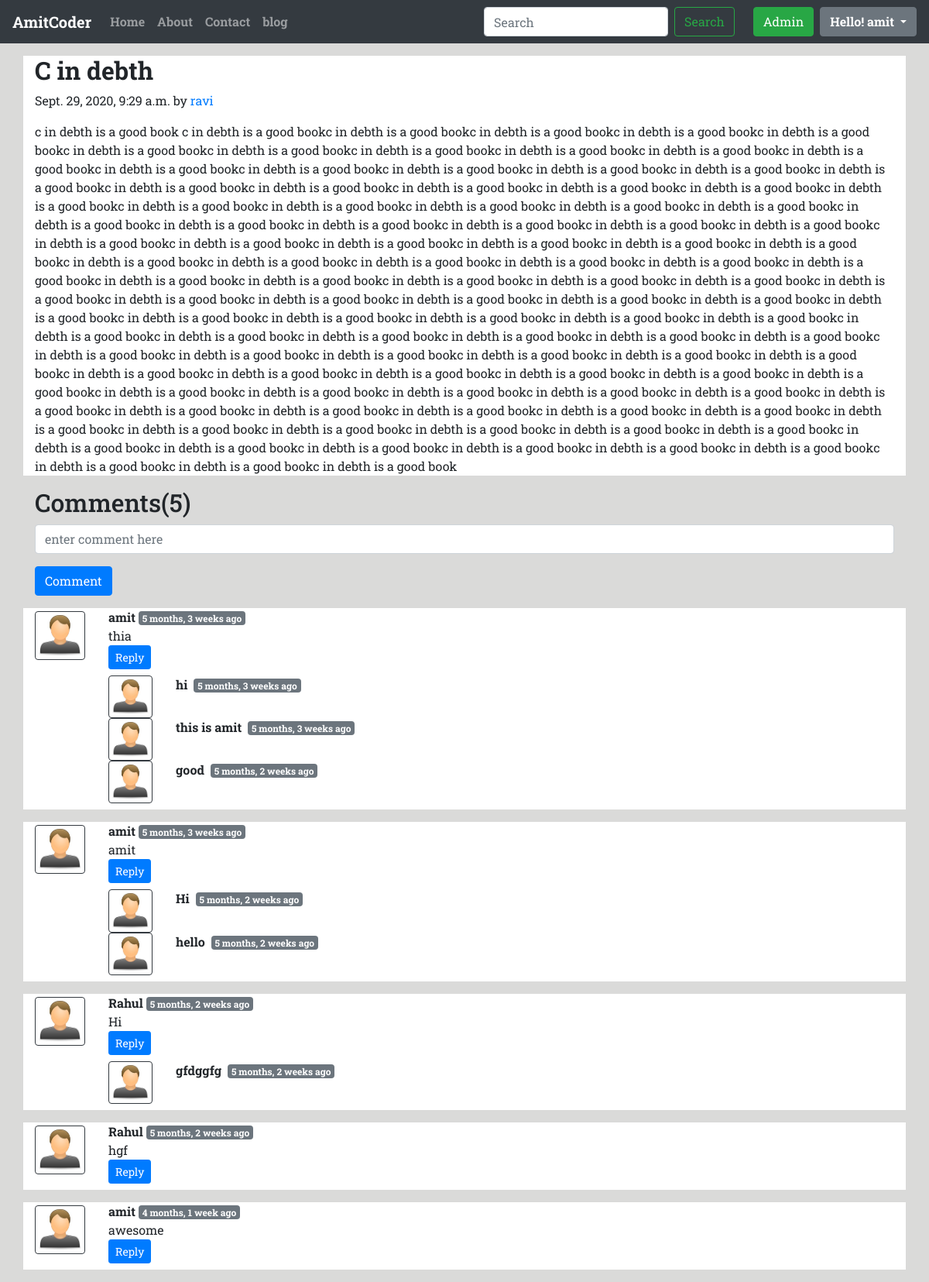
The page /blog/c-in-debth/ (signed in) on the database its author committed.
### blog/models.py (models this page shows, shortened)
class Post(models.Model):
    sno=models.AutoField(primary_key=True)
    title=models.CharField(max_length=250)
    content=models.TextField()
    author=models.CharField(max_length=40)
    slug=models.SlugField()
    timestamp=models.DateTimeField(blank=True)

class BlogComment(models.Model):
    sno=models.AutoField(primary_key=True)
    comment=models.TextField()
    user=models.ForeignKey(User,on_delete=models.CASCADE)
    post=models.ForeignKey(Post,on_delete=models.CASCADE)
    parent=models.ForeignKey('self',on_delete=models.CASCADE,null=True)  # apne aap ka foreignkey
    timestamp=models.DateTimeField(default=now)

### blog/views.py (the view)
# urls.py: path('<str:slug>/',views.blogPost,name='blogPost'),
def blogPost(request,slug):
    post=Post.objects.filter(slug=slug).first() #or [0]
    comments=BlogComment.objects.filter(post=post,parent=None)
    replies=BlogComment.objects.filter(post=post).exclude(parent=None)
    replyDict={}
    for reply in replies:
        if reply.parent.sno not in replyDict.keys():
            replyDict[reply.parent.sno]=[reply]
        else:
            replyDict[reply.parent.sno].append(reply)
    context={"post":post,"comments":comments,'user':request.user,'replyDict':replyDict}
    return render(request,"blog/blogPost.html",context)

### blog/templatetags/extras.py (called while the page is built)
@register.filter(name='get_val')
def get_val(dict,key):
    return dict.get(key)

### templates/blog/blogPost.html (shortened to what this page needs)
{% extends 'base.html' %}
{% load extras %}
{% block body %}
<div style="background-color:white;" class="container my-3">
  <div class="blog-post">
    <h2 class="blog-post-title"><b>{{post.title}}</b></h2>
    <p class="blog-post-meta">{{post.timestamp}} by <a href="/about">{{post.author}}</a></p>
    <p>{{post.content}}</p>
  </div>
</div>
<div class="container">
  <h2>Comments({{comments.count}})</h2>
  <form action="/blog/postcomment/" method="post">
    <div class="form-group">
      <input type="text" class="form-control" name="comment" id="" placeholder="enter comment here" required>
    </div>
    {% if user.is_authenticated %}
    <button type="submit" class="btn btn-primary">Comment</button>
    {% else %}
    <button type="button" class="btn btn-outline-danger my-2 my-sm-0 ml-2" data-toggle="modal"
      data-target="#LoginModal">
      Submit
    </button>
    {% endif %}
  </form>
  {% for comment in comments %}
  <div style="background-color:white" class="row my-3">
    <div class="col-md-1 my-1">
      <img src="/static/img/user.jpeg" class="rounded mx-auto d-block w-100 p-1 border border-dark" alt="">
    </div>
    <div class="col-md-11">
      <b>{{comment.user.username}}</b> <span class="badge badge-secondary"> {{comment.timestamp|timesince}} ago</span>
      <div>{{comment.comment}}</div>
      <div class="reply">
        <button class="btn btn-primary btn-sm" type="button" data-toggle="collapse"
          data-target="#replyBox{{comment.sno}}" aria-expanded="false" aria-controls="collapseExample">
          Reply
        </button>
      </div>
      <div class="reply  my-2">
          {% for reply in replyDict|get_val:comment.sno  %}
          <div  class="row">
          <div class="col-md-1">
            <img src="/static/img/user.jpeg" class="rounded mx-auto d-block border border-dark w-100 p-1" alt="">
          </div>
            <div class="col-md-11">
            <b>{{reply.comment}}</b><span class="badge badge-secondary mx-2"> {{reply.timestamp|timesince}} ago</span><br>
            </div>
            </div>
          {% endfor %}
      </div>
    </div>
  </div>
  {% endfor %}
</div>
{% endblock body %}

### templates/base.html (shortened to what this page needs)
<!doctype html>
<html lang="en">
<head>
  <link rel="stylesheet" href="https://stackpath.bootstrapcdn.com/font-awesome/4.7.0/css/font-awesome.min.css">
  <link rel="stylesheet" href="https://stackpath.bootstrapcdn.com/bootstrap/4.5.2/css/bootstrap.min.css"
>
</head>
<body>
  <nav class="navbar navbar-expand-lg navbar-dark bg-dark sticky-top">
    <a class="navbar-brand" href="/"><b>AmitCoder</b></a>
    <div class="collapse navbar-collapse" id="navbarSupportedContent">
    {% if user.is_authenticated %}
      <ul class="navbar-nav mr-auto">
        <li class="nav-item {% block homeactive %} {% endblock homeactive %}">
          <a class="nav-link" href="/"><b>Home</b> <span class="sr-only">(current)</span></a>
        </li>
        <li class="nav-item {% block aboutactive %} {% endblock aboutactive %}">
          <a class="nav-link" href="/about"><b>About</b></a>
        </li>
        <li class="nav-item {% block contactactive %} {% endblock contactactive %}">
          <a class="nav-link" href="/contact"><b>Contact</b></a>
        </li>
        <li class="nav-item {% block blogactive %} {% endblock blogactive %}">
          <a class="nav-link" href="/blog"><b>blog</b></a>
        </li>
      </ul>
      <form method="get" action="/search" class="form-inline my-2 my-lg-0 mx-3">
        <input class="form-control mr-sm-2" type="search" placeholder="Search" aria-label="Search" name="query"
          id="search">
        <button class="btn btn-outline-success my-2 my-sm-0" type="submit">Search</button>
      </form>
      {% endif %}
      {% if user.is_superuser %}
      <div class="ml-2">
        <a href="/admin" target="_blank" role="button" class="btn btn-success my-2 my-sm-0">Admin</a>
      </div>
      {% endif %}
      {% if user.is_authenticated %}
      <div class="dropdown ml-2">
        <button class="btn btn-secondary dropdown-toggle" type="button" id="dropdownMenuButton" data-toggle="dropdown"
          aria-haspopup="true" aria-expanded="false">
          <b>Hello! {{request.user}}</b>
        </button>
      </div>
      {% endif %}
    </div>
  </nav>
  {% block body %} {% endblock body %}
</body>
</html>

### templates/base.html (style rules this page uses)
body { font-family: 'Miriam Libre', sans-serif; font-family: 'Peddana', serif; font-family: 'Roboto Slab', serif; background-color: #0a070226; }

### rows shown on the page
Post: title "C in debth", timestamp "Sept. 29, 2020, 9:29 a.m.", author "ravi", content "c in debth is a good book c in debth is a good bookc in debth is a good bookc in debth is a good bookc in debth is a good bookc in debth is a good bookc in debth is a good bookc in debth is a good bookc in debth is a good bookc in debth is a good bookc in debth is a good bookc in debth is a good bookc in debth is a good bookc in debth is a good bookc in debth is a good bookc in debth is a good bookc in debth is a good bookc in debth is a good bookc in debth is a good bookc in debth is a good bookc in debth is a good bookc in debth is a good bookc in debth is a good bookc in debth is a good bookc in debth is a good bookc in debth is a good bookc in debth is a good bookc in debth is a good…"
BlogComment: user.username "amit", timestamp "5 months, 3 weeks", comment "thia"
BlogComment: comment "hi", timestamp "5 months, 3 weeks"
BlogComment: comment "this is amit", timestamp "5 months, 3 weeks"
BlogComment: comment "good", timestamp "5 months, 2 weeks"
BlogComment: user.username "amit", timestamp "5 months, 3 weeks", comment "amit"
BlogComment: comment "Hi", timestamp "5 months, 2 weeks"
BlogComment: comment "hello", timestamp "5 months, 2 weeks"
BlogComment: user.username "Rahul", timestamp "5 months, 2 weeks", comment "Hi"
BlogComment: comment "gfdggfg", timestamp "5 months, 2 weeks"
BlogComment: user.username "Rahul", timestamp "5 months, 2 weeks", comment "hgf"
BlogComment: user.username "amit", timestamp "4 months, 1 week", comment "awesome"

### other values the page prints
{{ request.user }} "amit"
{{ comments.count }} "5"
